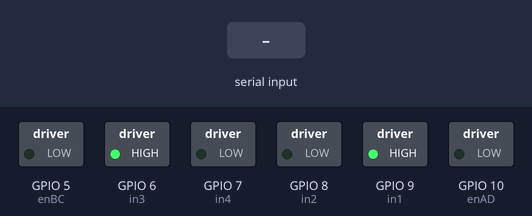
Simulated run of this sketch. Board: ESP32-S3. Parts: switched loads named in the sketch (green lamp = pin HIGH). Inputs (shaded band) come from the test bench. Random numbers use the default seed unless the sketch sets one.

Above: at 1.2 s.
1.3 s: "s" received over Serial
At 2.7 s:
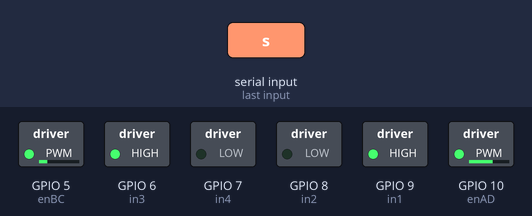
At 8.4 s:
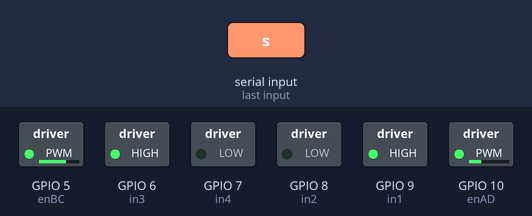
Timing chart, 0 to 41.6 s (numbered marks = the images above; inputs shaded):
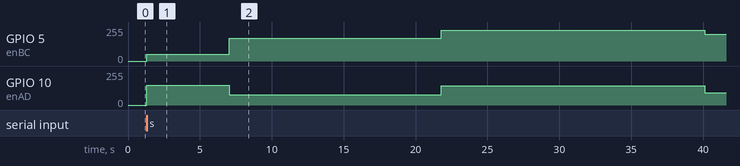

Measured:
- after the input at 1.3 s, GPIO 5 (enBC): 0/255 → 51/255 at once, → 170/255 5.7 s later, → 231/255 14.8 s later, → 200/255 18.3 s later; GPIO 10 (enAD): 0/255 → 149/255 at once, → 78/255 5.7 s later, → 143/255 14.8 s later, → 93/255 18.3 s later

The sketch:

BeatlesArt.ino
```cpp
#include <WiFiServer.h>
#include <WiFiClient.h>
#include <WiFiUdp.h>
#include <WiFi.h>

// Motor A,D

int enAD = 10; // motors A&D will run the same way
int in1 = 9;
int in2 = 8;


// Motor B,C

int enBC = 5; // motors B&C will run the same way
int in3 = 6;
int in4 = 7;


// WiFi initialize
unsigned char topspin = 200;
char getstr;


//time delay and clock vs. counter

long randDelay;
long randDirec;


//motor speed

long randSpeedAD;
long randSpeedBC;

bool song;


// here I set up the pins as outputs
void setup() {
  Serial.begin(9600);

  pinMode(enAD, OUTPUT);
  pinMode(in1, OUTPUT);
  pinMode(in2, OUTPUT);
  pinMode(enBC, OUTPUT);
  pinMode(in3, OUTPUT);
  pinMode(in4, OUTPUT);

  stop();
  song = true;

  digitalWrite(enAD, LOW);
  digitalWrite(in1, HIGH);
  digitalWrite(in2, LOW);

  digitalWrite(enBC, LOW);
  digitalWrite(in3, HIGH);
  digitalWrite(in4, LOW);

  randomSeed(analogRead(0));

}

// have the vinyls spin

void spin() {
  while (getstr != 'S') {
    randDelay = random(5000, 25000);
    randDirec = random(0, 4);

    randSpeedAD = random(50, 256);
    randSpeedBC = random(50, 256);

    if (randDirec = 0) {
      digitalWrite(in1, LOW);
      digitalWrite(in2, HIGH);

      digitalWrite(in3, LOW);
      digitalWrite(in4, HIGH);
    }
    else if (randDirec = 1) {
      digitalWrite(in1, HIGH);
      digitalWrite(in2, LOW);

      digitalWrite(in3, HIGH);
      digitalWrite(in4, LOW);
    }
    else if (randDirec = 2) {
      digitalWrite(in1, HIGH);
      digitalWrite(in2, LOW);

      digitalWrite(in3, LOW);
      digitalWrite(in4, HIGH);
    }
    else if (randDirec = 3) {
      digitalWrite(in1, LOW);
      digitalWrite(in2, HIGH);

      digitalWrite(in3, HIGH);
      digitalWrite(in4, LOW);
    }

    analogWrite(enAD, randSpeedAD);
    analogWrite(enBC, randSpeedBC);


    delay(randDelay);
  }
}

void stop() {
  digitalWrite(enAD, LOW);
  digitalWrite(enBC, LOW);

  song = !song;
}

// have the music play

void music() {
  song = true;
  play();
}


void next(){

}


void previous() {

}


void pause() {

}


void play() {

}


void loop() {
  getstr = Serial.read();
  switch(getstr) {
    case 's': spin(); break;
    case 'm': music(); break;
    case 'c': music(); spin(); break;
    case 'S': stop(); break;
  }
}
```
